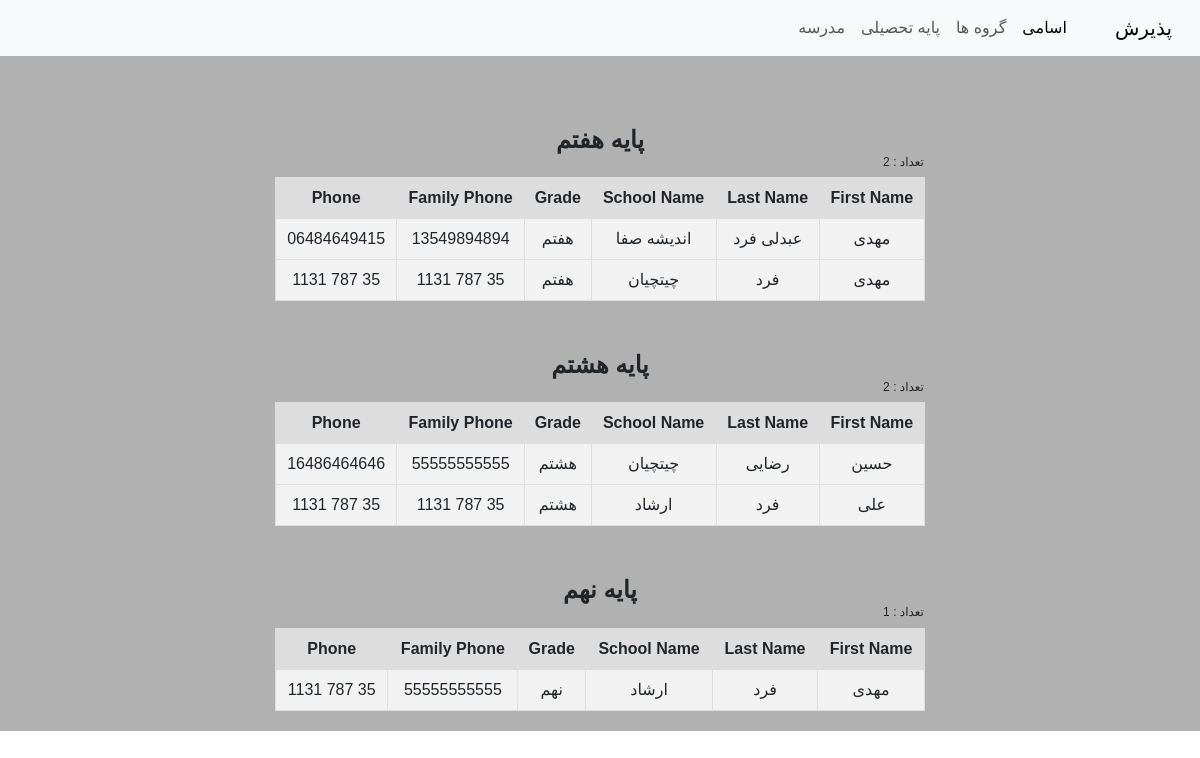
The page /grade/ on the database as committed earlier.
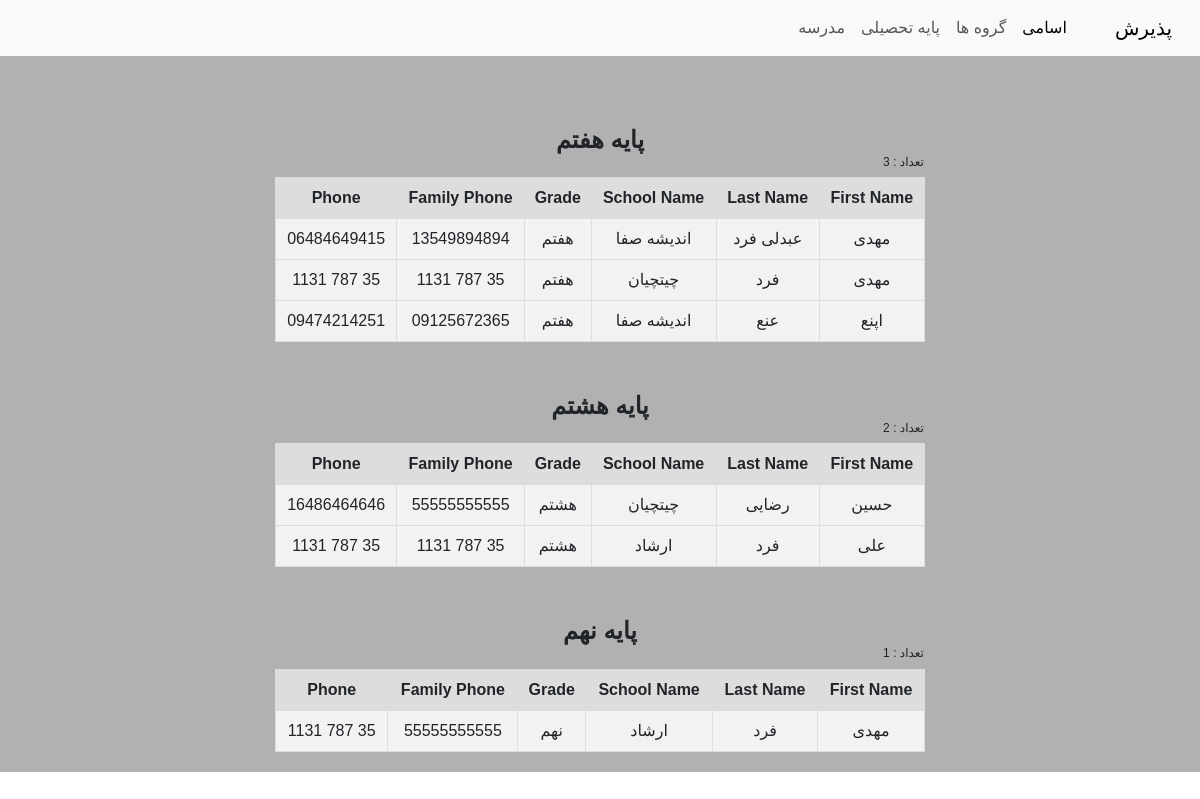
The same page on the database as committed later.
### home/models.py (models this page shows)
class Paziresh(models.Model):
    fname = models.CharField(max_length=100)
    lname = models.CharField(max_length=500)
    school_name = models.CharField(max_length=500)
    grade = models.CharField(max_length=50)
    phone = models.CharField(max_length=20)
    parent_phone = models.CharField(max_length=20)
    group_name = models.CharField(max_length=50)
    created_bey = models.CharField(max_length=50)
    created = models.DateTimeField(auto_now=True)

### home/views.py (the view)
# urls.py: path('grade/', views.grade, name='grade'),
def grade(request):
    haftom = Paziresh.objects.all().filter(grade='هفتم')
    haftom_count = Paziresh.objects.all().filter(grade='هفتم').count()
    hashtom = Paziresh.objects.all().filter(grade='هشتم')
    hashtom_count = Paziresh.objects.all().filter(grade='هشتم').count()
    nohom = Paziresh.objects.all().filter(grade='نهم')
    nohem_count = Paziresh.objects.all().filter(grade='نهم').count()
    return render(request, 'grade.html', {'haftom':haftom, 'haftom_count':haftom_count,
                                          'hashtom':hashtom, 'hashtom_count':hashtom_count,
                                          'nohom':nohom, 'nohem_count':nohem_count,})

### templates/grade.html (shortened to what this page needs)
{% extends 'base.html' %}
 {% block c %}
<div class="table-container">
<h1>پایه هفتم</h1>
 <h6> تعداد : {{ haftom_count }}</h6>
 <table style="border-collapse: collapse; background-color: #f2f2f2;">
    <tr style="background-color: #ddd;">
        <th style="border: 1px solid #ddd; padding: 8px;">First Name</th>
        <th style="border: 1px solid #ddd; padding: 8px;">Last Name</th>
        <th style="border: 1px solid #ddd; padding: 8px;">School Name</th>
        <th style="border: 1px solid #ddd; padding: 8px;">Grade</th>
        <th style="border: 1px solid #ddd; padding: 8px;">Family Phone</th>
        <th style="border: 1px solid #ddd; padding: 8px;">Phone</th>
    </tr>
    {% for student in haftom %}
    <tr style="border: 1px solid #ddd;">
        <td style="border: 1px solid #ddd; padding: 8px;">{{ student.fname }}</td>
        <td style="border: 1px solid #ddd; padding: 8px;">{{ student.lname }}</td>
        <td style="border: 1px solid #ddd; padding: 8px;">{{ student.school_name }}</td>
        <td style="border: 1px solid #ddd; padding: 8px;">{{ student.grade }}</td>
        <td style="border: 1px solid #ddd; padding: 8px;">{{ student.parent_phone }}</td>
        <td style="border: 1px solid #ddd; padding: 8px;">{{ student.phone }}</td>
    </tr>
    {% endfor %}
</table>
</div>
<div class="table-container">
    <h1>پایه هشتم</h1>
    <h6> تعداد : {{ hashtom_count }}</h6>
 <table style="border-collapse: collapse ; background-color: #f2f2f2;">
    <tr style="background-color: #ddd;">
        <th style="border: 1px solid #ddd; padding: 8px;">First Name</th>
        <th style="border: 1px solid #ddd; padding: 8px;">Last Name</th>
        <th style="border: 1px solid #ddd; padding: 8px;">School Name</th>
        <th style="border: 1px solid #ddd; padding: 8px;">Grade</th>
        <th style="border: 1px solid #ddd; padding: 8px;">Family Phone</th>
        <th style="border: 1px solid #ddd; padding: 8px;">Phone</th>
    </tr>
    {% for student in hashtom %}
    <tr style="border: 1px solid #ddd;">
        <td style="border: 1px solid #ddd; padding: 8px;">{{ student.fname }}</td>
        <td style="border: 1px solid #ddd; padding: 8px;">{{ student.lname }}</td>
        <td style="border: 1px solid #ddd; padding: 8px;">{{ student.school_name }}</td>
        <td style="border: 1px solid #ddd; padding: 8px;">{{ student.grade }}</td>
        <td style="border: 1px solid #ddd; padding: 8px;">{{ student.parent_phone }}</td>
        <td style="border: 1px solid #ddd; padding: 8px;">{{ student.phone }}</td>
    </tr>
    {% endfor %}
</table>
<div class="table-container">
    <h1>پایه نهم</h1>
    <h6> تعداد : {{ nohem_count }}</h6>
 <table style="border-collapse: collapse ; background-color: #f2f2f2;">
    <tr style="background-color: #ddd;">
        <th style="border: 1px solid #ddd; padding: 8px;">First Name</th>
        <th style="border: 1px solid #ddd; padding: 8px;">Last Name</th>
        <th style="border: 1px solid #ddd; padding: 8px;">School Name</th>
        <th style="border: 1px solid #ddd; padding: 8px;">Grade</th>
        <th style="border: 1px solid #ddd; padding: 8px;">Family Phone</th>
        <th style="border: 1px solid #ddd; padding: 8px;">Phone</th>
    </tr>
    {% for student in nohom %}
    <tr style="border: 1px solid #ddd;">
        <td style="border: 1px solid #ddd; padding: 8px;">{{ student.fname }}</td>
        <td style="border: 1px solid #ddd; padding: 8px;">{{ student.lname }}</td>
        <td style="border: 1px solid #ddd; padding: 8px;">{{ student.school_name }}</td>
        <td style="border: 1px solid #ddd; padding: 8px;">{{ student.grade }}</td>
        <td style="border: 1px solid #ddd; padding: 8px;">{{ student.parent_phone }}</td>
        <td style="border: 1px solid #ddd; padding: 8px;">{{ student.phone }}</td>
    </tr>
    {% endfor %}
</table>
 {% endblock %}

Rows that differ between the two databases and show on the page:
added Paziresh: fname "اپنع", lname "عنع", school_name "اندیشه‌ صفا", grade "هفتم", parent_phone "09125672365", phone "09474214251", shown under "تعداد : 3"
Other text that changed with them:
{{ haftom_count }}: "2" → "3"
